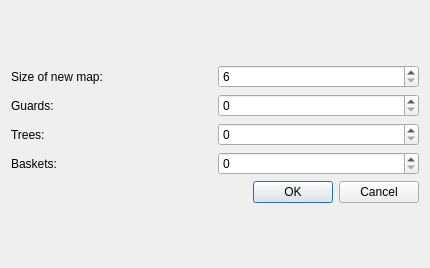
<?xml version="1.0" encoding="UTF-8"?>
<ui version="4.0">
 <class>NewGameDialog</class>
 <widget class="QDialog" name="NewGameDialog">
  <property name="geometry">
   <rect>
    <x>0</x>
    <y>0</y>
    <width>430</width>
    <height>268</height>
   </rect>
  </property>
  <property name="windowTitle">
   <string>Dialog</string>
  </property>
  <layout class="QVBoxLayout" name="verticalLayout">
   <item>
    <layout class="QVBoxLayout" name="verticalLayout_2">
     <item>
      <layout class="QHBoxLayout" name="horizontalLayout">
       <item>
        <widget class="QLabel" name="label">
         <property name="text">
          <string>Size of new map:</string>
         </property>
        </widget>
       </item>
       <item>
        <widget class="QSpinBox" name="sizeSpinBox">
         <property name="minimum">
          <number>6</number>
         </property>
        </widget>
       </item>
      </layout>
     </item>
     <item>
      <layout class="QHBoxLayout" name="horizontalLayout_2">
       <item>
        <widget class="QLabel" name="label_2">
         <property name="text">
          <string>Guards:</string>
         </property>
        </widget>
       </item>
       <item>
        <widget class="QSpinBox" name="guardsSpinBox"/>
       </item>
      </layout>
     </item>
     <item>
      <layout class="QHBoxLayout" name="horizontalLayout_3">
       <item>
        <widget class="QLabel" name="label_3">
         <property name="text">
          <string>Trees:</string>
         </property>
        </widget>
       </item>
       <item>
        <widget class="QSpinBox" name="treesSpinBox"/>
       </item>
      </layout>
     </item>
     <item>
      <layout class="QHBoxLayout" name="horizontalLayout_4">
       <item>
        <widget class="QLabel" name="label_4">
         <property name="text">
          <string>Baskets:</string>
         </property>
        </widget>
       </item>
       <item>
        <widget class="QSpinBox" name="basketsSpinBox"/>
       </item>
      </layout>
     </item>
     <item>
      <widget class="QDialogButtonBox" name="buttonBox">
       <property name="orientation">
        <enum>Qt::Horizontal</enum>
       </property>
       <property name="standardButtons">
        <set>QDialogButtonBox::Cancel|QDialogButtonBox::Ok</set>
       </property>
      </widget>
     </item>
    </layout>
   </item>
  </layout>
 </widget>
 <resources/>
 <connections>
  <connection>
   <sender>buttonBox</sender>
   <signal>accepted()</signal>
   <receiver>NewGameDialog</receiver>
   <slot>accept()</slot>
   <hints>
    <hint type="sourcelabel">
     <x>248</x>
     <y>254</y>
    </hint>
    <hint type="destinationlabel">
     <x>157</x>
     <y>274</y>
    </hint>
   </hints>
  </connection>
  <connection>
   <sender>buttonBox</sender>
   <signal>rejected()</signal>
   <receiver>NewGameDialog</receiver>
   <slot>reject()</slot>
   <hints>
    <hint type="sourcelabel">
     <x>316</x>
     <y>260</y>
    </hint>
    <hint type="destinationlabel">
     <x>286</x>
     <y>274</y>
    </hint>
   </hints>
  </connection>
 </connections>
</ui>
